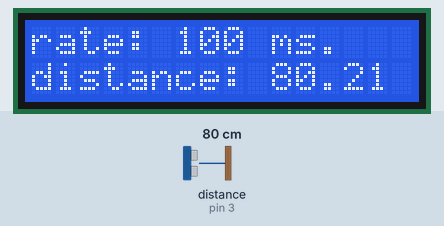
Bench run of a sketch on a simulated Arduino Uno, built with avr-gcc and run on an emulated ATmega328P. On the bench: 16×2 character LCD. Wiring (inferred from the names in the program): ultrasonic range finder: trigger pin 4; echo pin 3. The inputs (shaded band) are chosen by the test bench; at power-on: distance to the obstacle (sensor on pin 3) 80 cm. The echo pulse lasts 58.3 µs per cm; what the sketch prints to the serial monitor is not drawn.

Above: at 0.5 s.
1.3 s: distance to the obstacle (sensor on pin 3) set to 2 cm
At 2.4 s:
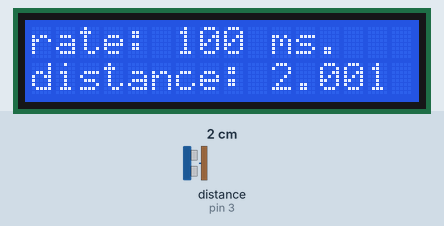
3.2 s: distance to the obstacle (sensor on pin 3) set to 4 cm
At 3.5 s:
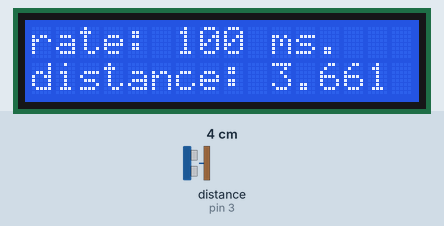
4.8 s: distance to the obstacle (sensor on pin 3) set to 60 cm
At 6.3 s:
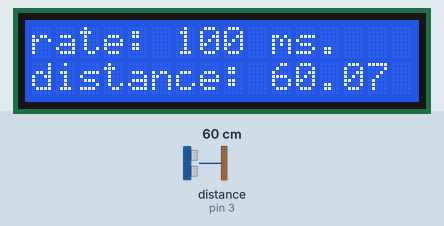
Timing chart, 0 to 7.8 s (numbered marks = the images above; inputs shaded):
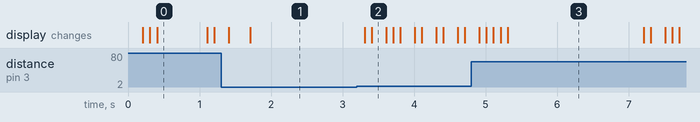

Measured:
- after the input at 1.3 s, the display: first changes after 0.11 s (image 1 shows a later state)
- what the display in image 0 shows lasts 0.7 s, from 0.4 s to 1.1 s
- what the display in image 3 shows lasts 1.9 s, from 5.3 s to 7.2 s

The sketch:

LCDDistance.ino
```cpp
#include <LiquidCrystal.h>

// LCD variables
#define LCD_RS_PIN A5
#define LCD_E_PIN A4
#define LCD_D4_PIN 6
#define LCD_D5_PIN 7
#define LCD_D6_PIN 8
#define LCD_D7_PIN 9
LiquidCrystal lcd(LCD_RS_PIN, LCD_E_PIN, LCD_D4_PIN,
                LCD_D5_PIN, LCD_D6_PIN, LCD_D7_PIN);

// Ultrasonic Sensor constants
#define ECHO_PIN 3
#define TRIGGER_PIN 4

// Ultrasonic sensor time delay variables
unsigned long lastTimeUltrasonicTrigger = millis();
unsigned long pulseDelay = 100;
volatile unsigned long pulseStart;
volatile unsigned long pulseEnd;

//distance variables
double previousDistance = 400.00;
volatile bool newDistanceAvailable = false;
double objectDistance;

/**
 * @brief This method triggers the Ultrasonic sensor by sending
 * a pulse to the trigger pin.
 *
 */
void triggerUltrasonicSensor() {
  digitalWrite(TRIGGER_PIN, LOW);
  delayMicroseconds(2);
  digitalWrite(TRIGGER_PIN, HIGH);
  delayMicroseconds(10);
  digitalWrite(TRIGGER_PIN, LOW);
}

/**
 * @brief Calculate the distance from ultrasonic sensor.
 *
 * @return double - the distance an object is from the sensor.
 */
double getUltrasonicDistance() {
  double pulseDuration = pulseEnd - pulseStart;
  Serial.print("The pulse duration is: ");
  Serial.println(pulseDuration);
  double distance = pulseDuration / 58.0;
  // distance = duration * speed
  // 340 m/s --> 0.034 cm/microseconds
  // duration * 0.034
  if (distance < 2 || distance > 400.0) {
    distance = previousDistance;
    return distance;
  }
  previousDistance = distance;
  return distance;
}

/**
 * @brief This interrupt calculates the duration of the pulse
 * to the Ultrasonic sensor.
 *
 */
void echoPinInterrupt() {
  if (digitalRead(ECHO_PIN) == HIGH) {
    pulseStart = micros();
  }
  else {
    pulseEnd = micros();
    newDistanceAvailable = true;
  }
}

/**
 * @brief Sets up serial, LCD, pins, and interrupt.
 *
 */
void setup() {
  Serial.begin(115200);
  Serial.setTimeout(10);
  lcd.begin(16, 2);
  pinMode(ECHO_PIN, INPUT);
  pinMode(TRIGGER_PIN, OUTPUT);
  attachInterrupt(digitalPinToInterrupt(ECHO_PIN),
                echoPinInterrupt,
                CHANGE);
}

/**
 * @brief This program prints the distance an object is from the Ultrasonic
 * sensor to the LCD screen.
 *
 */
void loop() {
  unsigned long timeNow = millis();
  if (timeNow - lastTimeUltrasonicTrigger > pulseDelay) { // delay distance reading
    lastTimeUltrasonicTrigger += pulseDelay;
    triggerUltrasonicSensor();
    if (newDistanceAvailable) { // new object detected
      // change distance state and get distance
      newDistanceAvailable = false;
      objectDistance = getUltrasonicDistance();
      Serial.println(objectDistance);

      // print to LCD
      lcd.setCursor(0, 0);
      lcd.print("rate: ");
      lcd.print(pulseDelay);
      lcd.print(" ms.");
      lcd.setCursor(0, 1);
      lcd.print("distance: ");
      lcd.print(objectDistance);
      // lcd.print(" cm");
    }
  }
}
```
